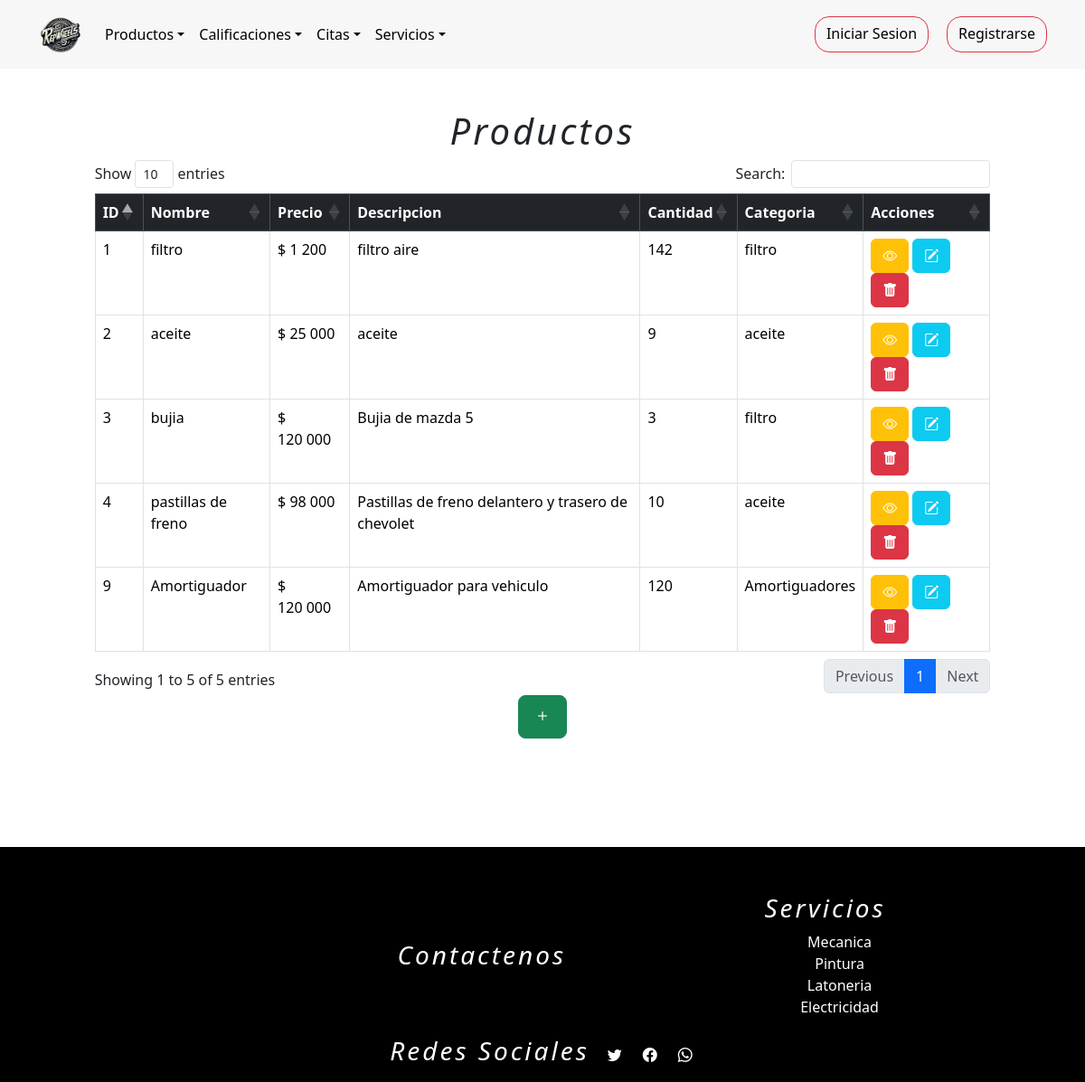
The app's page /listarProductos, older data.
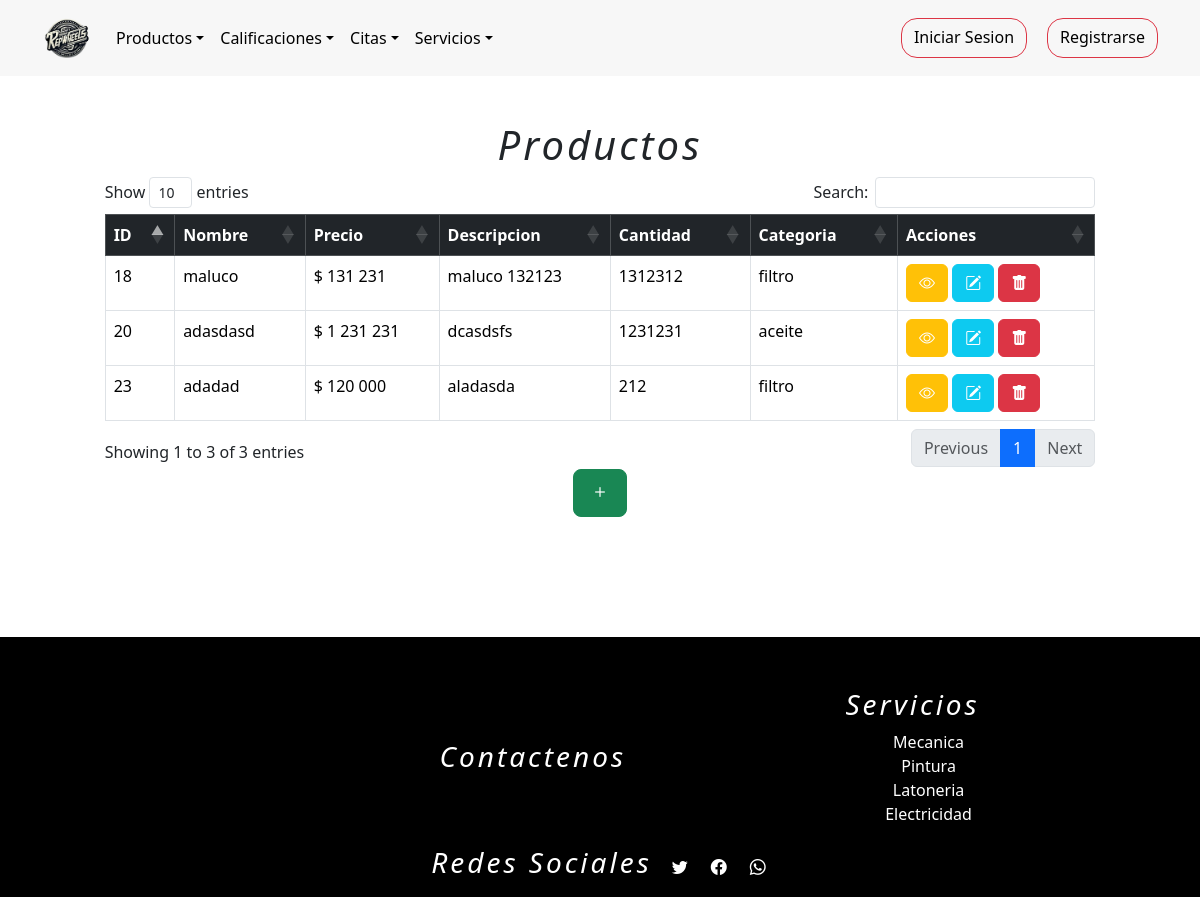
The same page, newer data.
### tienda/models.py (models this page shows, shortened)
class Productos(models.Model):
    nombre=models.CharField(max_length=254)
    Precio=models.IntegerField(null = False)
    descripcion_producto = models.TextField()
    cantidad=models.IntegerField()
    categoria=models.ForeignKey(Categoria,on_delete=models.DO_NOTHING,blank=False,null=True)
    foto = models.ImageField(upload_to="media/", default="media/default.png")

class Categoria(models.Model):
    nombre=models.CharField(max_length=254)
    descripcion_categoria = models.TextField()
    def __str__(self):
        return self.nombre

### tienda/views.py (the view)
# urls.py: path('listarProductos',views.listarProductos, name= "listarProductos"),
def listarProductos(request):
    q = Productos.objects.all()
    contexto = {"data":q}
    return render(request, "tienda/productos/listarProductos.html",contexto)

### tienda/templates/tienda/productos/listarProductos.html (shortened to what this page needs)
{% extends 'tienda/base1.html' %}
{% load static %}
{% load humanize %}
{% block contenedor %}
<main>
    <div class="container-fluid m-3" style="padding: 2%;">
        <h1>Productos</h1>
            <table  class="table table-bordered table-hover" id="tableR">
                <thead class="table-dark">
                    <tr>
                        <th>ID</th>
                        <th>Nombre</th>
                        <th>Precio</th>
                        <th>Descripcion</th>
                        <th>Cantidad</th>
                        <th>Categoria</th>
                        <th>Acciones</th>
                    </tr>
                </thead>
                <tbody>
                    {% for q in data %}
                        <tr>
                            <td>{{ q.id }}</td>
                            <td>{{ q.nombre }}</td>
                            <td>$ {{ q.Precio|floatformat:0|intcomma }}</td>
                            <td>{{ q.descripcion_producto }}</td>
                            <td>{{ q.cantidad }}</td>
                            <td>{{ q.categoria }}</td>
                            <td>
                                <button class="btn btn-warning" data-bs-toggle="modal" data-bs-target="#agg_{{ q.id }}"><i class="bi bi-eye"></i></button>
                                <a class="btn btn-info" href="{% url 'editarProductos' q.id %}"><i class="bi bi-pencil-square"></i></a>
                                <a class="btn btn-danger" href="javascript:eliminar('{% url 'eliminarProductos' q.id %}')"><i class="bi bi-trash-fill"></i></a>
                            </td>
                        </tr>
                    {% endfor %}
                </tbody>
            </table>
            <div style="display: flex; justify-content: center; align-content: center;">
                <a href="{% url 'crearProductoform' %}" class="btn btn-success btn-lg"><i class="bi bi-plus"></i></a>
            </div>
    </div>
</main>
{% endblock %}

Row changes from the older to the newer data that the page shows:
removed Productos: id "1", nombre "filtro", Precio "1 200", descripcion_producto "filtro aire", cantidad "142", categoria "filtro"
removed Productos: id "2", nombre "aceite", Precio "25 000", descripcion_producto "aceite", cantidad "9", categoria "aceite"
removed Productos: id "3", nombre "bujia", Precio "120 000", descripcion_producto "Bujia de mazda 5", cantidad "3", categoria "filtro"
removed Productos: id "4", nombre "pastillas de freno", Precio "98 000", descripcion_producto "Pastillas de freno delantero y trasero de chevolet", cantidad "10", categoria "aceite"
removed Productos: id "9", nombre "Amortiguador", Precio "120 000", descripcion_producto "Amortiguador para vehiculo", cantidad "120", categoria "Amortiguadores"
added Productos: id "18", nombre "maluco", Precio "131 231", descripcion_producto "maluco 132123", cantidad "1312312", categoria "filtro"
added Productos: id "20", nombre "adasdasd", Precio "1 231 231", descripcion_producto "dcasdsfs", cantidad "1231231", categoria "aceite"
added Productos: id "23", nombre "adadad", Precio "120 000", descripcion_producto "aladasda", cantidad "212", categoria "filtro"
Text that changed along with them:
text written by a page script: "Show entries Search: Showing 1 to 5 of 5 entries Previous 1 Next" → "Show entries Search: Showing 1 to 3 of 3 entries Previous 1 Next"
